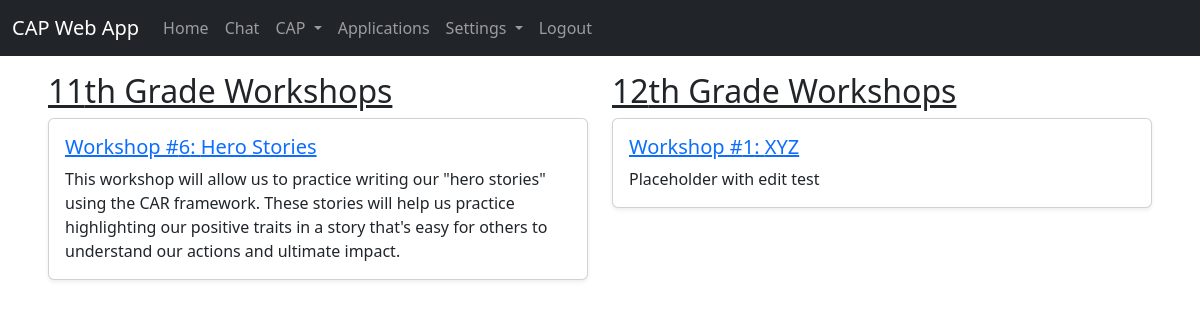
The page /workshops/ (signed in) on the database its author committed.
### workshops/models.py (models this page shows, shortened)
class WorkshopMaterial(models.Model):
    name=models.CharField(max_length=255)
    number=models.IntegerField(blank=True, null=True)  # I.e. Session 1, 2, etc.
    description=models.TextField(blank=True)
    grade=models.IntegerField(choices=GRADE_CHOICES)
    google_doc_id=models.CharField(blank=True, null=True, max_length=1000)

### workshops/views.py (the view)
# urls.py: path("", views.index, name="index"),
@login_required
def index(request):
    workshops = WorkshopMaterial.objects.all()
    workshops_ordered = workshops.order_by("grade", "number")
    return render(request, "workshops/landing.html", {
        "workshops": workshops_ordered,
    })

### core/context_processors.py (called while the page is built)
def nav_links(request):
    json_path = os.path.join(settings.BASE_DIR, 'static', 'data', 'nav_links.json')
    with open(json_path) as f:
        data = json.load(f)
    return {'nav_links': data}

### workshops/templates/workshops/landing.html (shortened to what this page needs)
{% extends "workshops/layout.html" %}
{% block body %}
    <div class="my-3 mx-5">
        <div class="row">
            {% regroup workshops by grade as grade_groups %}
            {% for group in grade_groups %}
                <div class="col-md-6 mb-4">
                    <h2><u>{{ group.grouper }}th Grade Workshops</u></h2>
                    {% for workshop in group.list %}
                        <div class="workshop card shadow-sm mb-3">
                            <div class="card-body">
                                <h5 class="card-title">
                                    <a href="{% url 'workshops:workshop_details' workshop.id %}">
                                        Workshop #{{ workshop.number }}: {{ workshop.name }}
                                    </a>
                                </h5>
                                <p class="card-text">{{ workshop.description }}</p>
                            </div>
                        </div>
                    {% endfor %}
                </div>
            {% endfor %}
        </div>
    </div>
{% endblock %}

### workshops/templates/workshops/layout.html (shortened to what this page needs)
<!DOCTYPE html>
<html lang="en">
    <head>
        <link href="https://cdn.jsdelivr.net/npm/bootstrap@5.3.3/dist/css/bootstrap.min.css" rel="stylesheet">
    </head>
    <body>
        {% include 'partials/navbar.html' %}
        {% block body %}
        {% endblock %}
    </body>
</html>

### core/templates/partials/navbar.html (shortened to what this page needs)
<nav class="navbar sticky-top navbar-expand-md navbar-dark bg-dark">
    <div class="container-fluid">
        <span class="navbar-brand">CAP Web App</span>
        <div class="collapse navbar-collapse" id="navbarMain">
            <ul class="navbar-nav me-auto mb-2 mb-md-0">
                {% for link in nav_links %}
                    {% if link.children %}
                        <li class="nav-item dropdown">
                            <a
                                class="nav-link dropdown-toggle"
                                href="#"
                                role="button"
                                data-bs-toggle="dropdown"
                                aria-expanded="false"
                            >
                                {{ link.name }}
                            </a>
                        </li>
                    {% else %}
                        <li class="nav-item">
                            {% if link.method == "get" %}
                                <a class="nav-link" href="{{ link.path }}">{{ link.name }}</a>
                            {% elif link.method == "post" %}
                                <form action="{{ link.path }}" method="post">
                                    <button type="submit" class="nav-link">{{ link.name }}</button>
                                </form>
                            {% endif %}
                        </li>
                    {% endif %}
                {% endfor %}
            </ul>
        </div>
    </div>
</nav>

### rows shown on the page
WorkshopMaterial: number "6", name "Hero Stories", description "This workshop will allow us to practice writing our \"hero stories\" using the CAR framework. These stories will help us practice highlighting our positive traits in a story that's easy for others to understand our actions and ultimate impact."
WorkshopMaterial: number "1", name "XYZ", description "Placeholder with edit test"

### other values the page prints
{{ link.name }} "Home" "Chat" "Applications"
{{ link.name }} "CAP" "Settings"
{{ link.name }} "Logout"
{{ group.grouper }} "11" "12"
